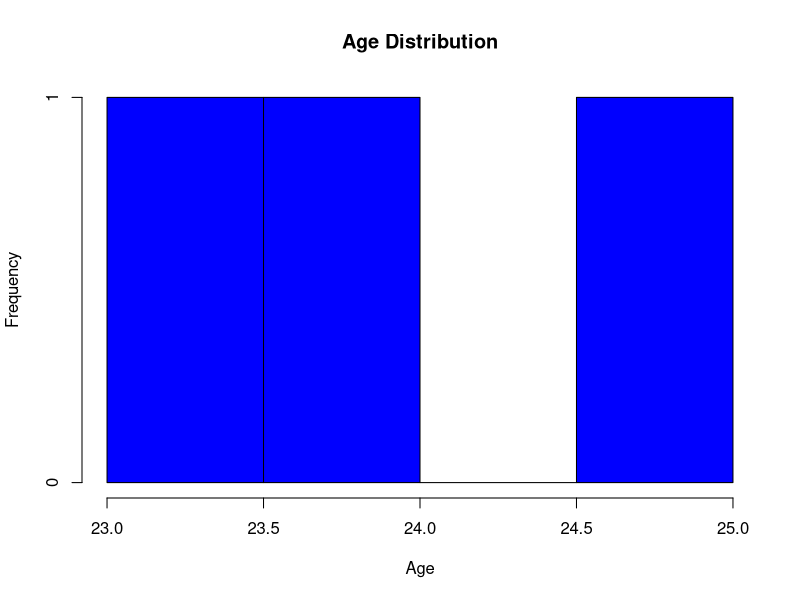
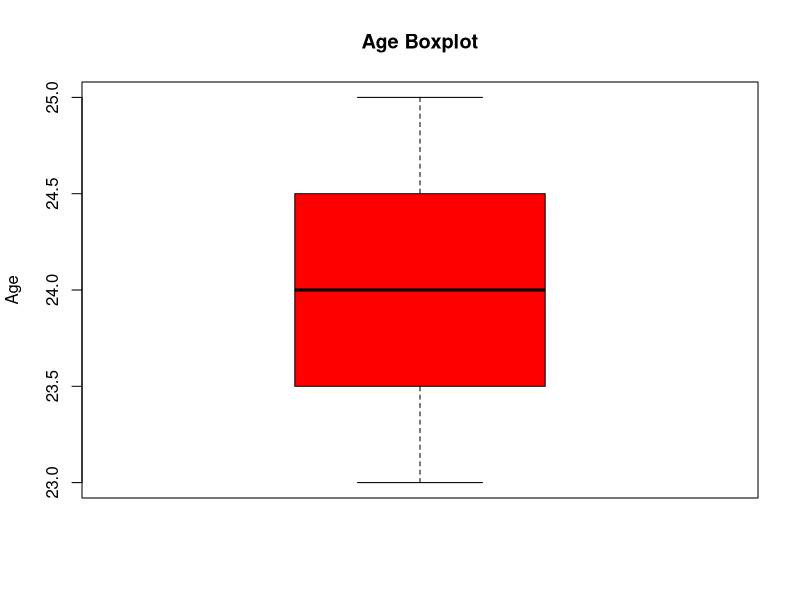
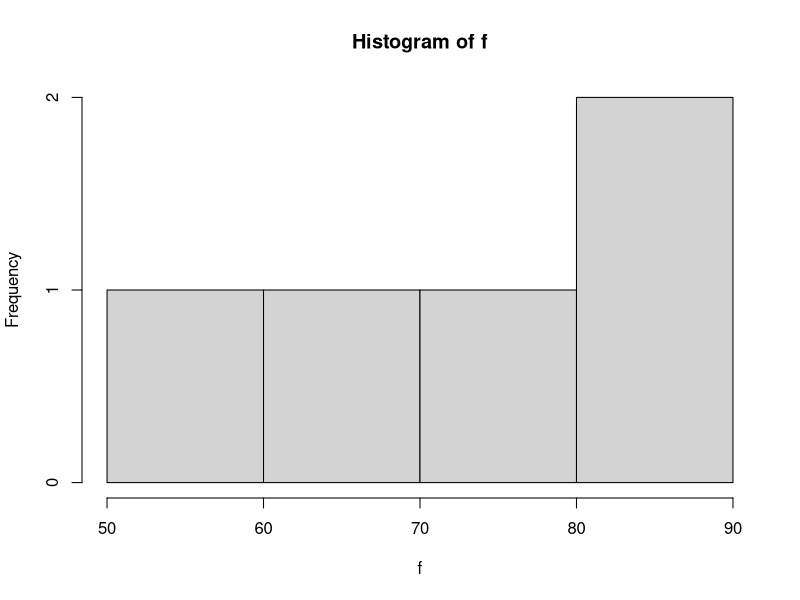

The R script that drew these images, in order:
names <- c("siri", "chru", "loki")
age <- c(23, 24, 25)
marks <- c(88, 78, 25)
df <- data.frame(names, age, marks)
hist(df$age, main="Age Distribution", xlab="Age", col="blue")
boxplot(df$age, main="Age Boxplot", ylab="Age", col="red")
f <- c(55,67,89,80,90)
hist(f)
